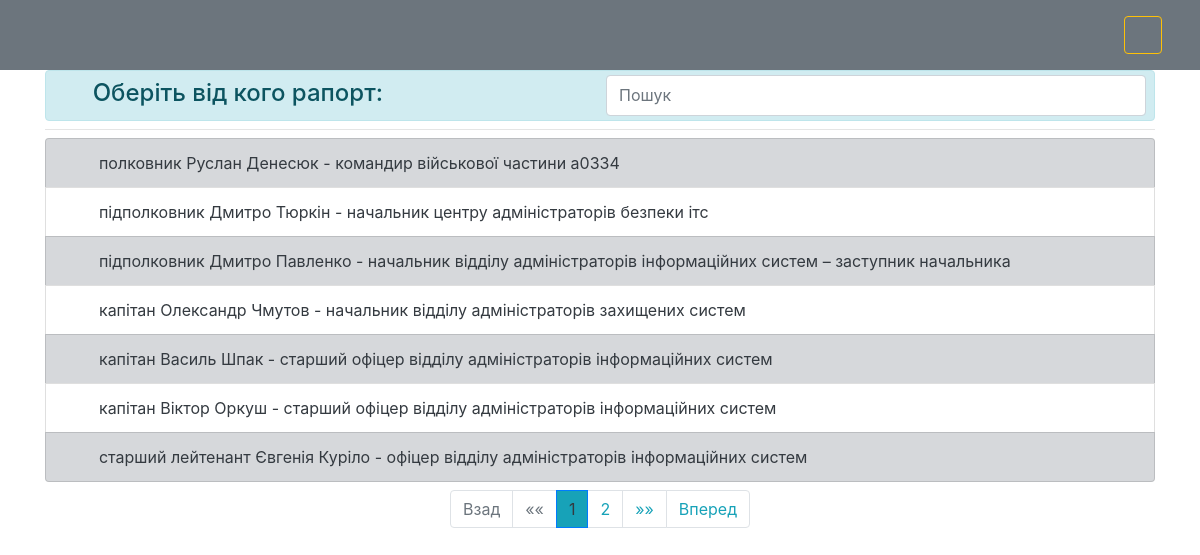
The app's page /serviceman_list with its own data.
### reports/models.py (models this page shows, shortened)
class Serviceman(models.Model):
    first_name = models.CharField(max_length=255, verbose_name="Ім'я")
    last_name = models.CharField(max_length=255, verbose_name="Прізвище")
    to_first_name = models.CharField(max_length=255, verbose_name="Ім'я, давальний відмінок (Петру, Євгенії, Дмитру...)")
    to_last_name = models.CharField(max_length=255, verbose_name="Прізвище, давальний відмінок (Яцуку, Куріло, Павленку...)")
    for_first_name = models.CharField(max_length=255, verbose_name="Ім'я, знахідний відмінок (Петра, Євгенії, Дмитра...)")
    for_last_name = models.CharField(max_length=255, verbose_name="Прізвище, знахідний відмінок (Яцука, Куріло, Павленка...)")
    rank = models.ForeignKey('Rank', on_delete=models.DO_NOTHING, verbose_name="військове звання")
    unit = models.ForeignKey('Unit', on_delete=models.DO_NOTHING, verbose_name="Підрозділ")
    position = models.ForeignKey('Position', on_delete=models.DO_NOTHING, null=True, verbose_name="Посада")
    class Meta:
        verbose_name = "Військовослужбовці__"
        verbose_name_plural = "Військовослужбовці"

class Rank(models.Model):
    name = models.CharField(max_length=255, verbose_name="військове звання (полковник, лейтенант..)")
    to_name = models.CharField(max_length=255, blank=True, null=True, verbose_name="військове звання, давальний відмінок (полковнику, лейтенанту..)")
    for_name = models.CharField(max_length=255, blank=True, null=True, verbose_name="військове звання, знахідний відмінок (полковника, лейтенанта..)")
    def __str__(self):
        return self.name
    class Meta:
        verbose_name = "Військові звання__"
        verbose_name_plural = "Військові звання"

class Position(models.Model):
    position_title = models.CharField(max_length=255, verbose_name="посада (офіцер, старший офіцер, начальник)")
    position_tail = models.CharField(max_length=255, default='', blank=True, verbose_name="додаткова посада. Наприклад:(заступник начальника, перший заступник командира...)  !!! назву підрозділу НЕ ВКАЗУВАТИ  !!!")
    unit = models.ForeignKey('Unit', on_delete=models.DO_NOTHING, verbose_name="підрозділ")
    supervisor = models.BooleanField(default=False, blank=True, null=True, verbose_name="командир/начальник підрозділу")
    temp_supervisor = models.BooleanField(default=False, blank=True, null=True, verbose_name="тимчасово виконуючий обов'язки командира/начальника")
    def __str__(self):
        if self.temp_supervisor:
            pos_result = "Тимчасово виконуючий обов'язки\n" + self.position_title.split()[0] + "а"
        else:
            pos_result = self.position_title[0].capitalize() + self.position_title[1:]
        pos_result += " " + self.unit.name
        if len(self.position_tail) > 0:
            pos_result += " – " + self.position_tail
        return pos_result
    class Meta:
        verbose_name = "Посада__"
        verbose_name_plural = "Посади"

class Unit(models.Model):
    name = models.CharField(max_length=255, verbose_name="назва підрозділу в РОДОВОМУ відміноку (відділу аналізу інцидентів кібернетичної безпеки)")
    parent_unit = models.ForeignKey('self', on_delete=models.CASCADE, null=True, blank=True, verbose_name="вищій підрозділ (віддліл->центр->..)")
    class Meta:
        verbose_name = "Підрозділ"
        verbose_name_plural = "Підрозділи"

### reports/views.py (the view)
# urls.py: path('serviceman_list', views.serviceman_list_view, name='users'),
def serviceman_list_view(request):
    serviceman_list = Serviceman.objects.all().order_by('id')
    paginator = Paginator(serviceman_list, 7)
    page_number = request.GET.get('page')
    page_obj = paginator.get_page(page_number)
    context = {
        'serviceman_list': page_obj
    }
    return render(request, 'reports/serviceman_list.html', context)

### reports/templates/reports/serviceman_list.html (shortened to what this page needs)
{% extends 'reports/base.html' %}
{% block content %}
    <div class="alert alert-info align-items-center my-0 py-0 pr-2" role="alert">
        <div class="form-group row my-1">
            <div class="col-12 d-flex">
                <h4 class="mr-auto mt-1"><i class="fas fa-address-book mr-2"></i>Оберіть від кого рапорт:</h4>
                <input type="search" id="search_input" class="form-control w-50" placeholder="Пошук">
            </div>
        </div>
    </div>
    <hr class="my-2">
    <div id="main-users">
        <ul class="list-group">
            {% for serviceman in serviceman_list %}
                <li class="list-group-item {% cycle 'list-group-item-secondary' '' %}">
                    <a class="text-dark"
                       href="{% url 'reports:edit_service_members_chain' serviceman_id=serviceman.id %}">
                        <span><i class="fas fa-angle-right mr-3"></i></span>
                        {{ serviceman.rank }} {{ serviceman.first_name|title }}
                        {{ serviceman.last_name|title }} - {{ serviceman.position|lower }}</a>
                </li>
            {% endfor %}
        </ul>
    </div>
    <nav id="navigator" aria-label="PAGES NAVIGATION" class="mt-2">
        {% if serviceman_list.has_other_pages %}
            <ul class="pagination justify-content-center">
                {% if serviceman_list.has_previous %}
                    <li class="page-item"><a class="page-link text-info"
                                             href="?page={{ serviceman_list.previous_page_number }}">Взад</a>
                    </li>
                    <li class="page-item"><a class="page-link text-info"
                                             href="?page=1">&laquo;&laquo;</a>
                    </li>
                {% else %}
                    <li class="page-item disabled"><a class="page-link" href="#">Взад</a></li>
                    <li class="page-item disabled"><a class="page-link" href="#">&laquo;&laquo;</a></li>
                {% endif %}
                {% for i in serviceman_list.paginator.page_range %}
                    {% if i == serviceman_list.number %}
                        <li class="page-item active">
                            <span class="page-link text-dark bg-info">{{ serviceman_list.number }}</span>
                        </li>
                    {% else %}
                        <li class="page-item">
                            <a class="page-link text-info"
                               href="?page={{ i }}">{{ i }}</a>
                        </li>
                    {% endif %}
                {% endfor %}
                {% if serviceman_list.has_next %}
                    <li class="page-item"><a class="page-link text-info"
                                             href="?page={{ serviceman_list.paginator.num_pages }}">&raquo;&raquo;</a>
                    </li>
                    <li class="page-item"><a class="page-link text-info"
                                             href="?page={{ serviceman_list.next_page_number }}">Вперед</a>
                    </li>
                {% else %}
                    <li class="page-item disabled"><a class="page-link" href="#">&raquo;&raquo;</a></li>
                    <li class="page-item disabled"><a class="page-link" href="#">Вперед</a></li>
                {% endif %}
            </ul>
        {% endif %}
    </nav>
{% endblock %}

### reports/static/custom-css/custom_styles.css (style rules this page uses)
body { padding-top: 70px; }

### records on screen
Serviceman: rank "полковник", first_name "Руслан", last_name "Денесюк", position "командир військової частини а0334"
Serviceman: rank "підполковник", first_name "Дмитро", last_name "Тюркін", position "начальник центру адміністраторів безпеки ітс"
Serviceman: rank "підполковник", first_name "Дмитро", last_name "Павленко", position "начальник відділу адміністраторів інформаційних систем – заступник начальника"
Serviceman: rank "капітан", first_name "Олександр", last_name "Чмутов", position "начальник відділу адміністраторів захищених систем"
Serviceman: rank "капітан", first_name "Василь", last_name "Шпак", position "старший офіцер відділу адміністраторів інформаційних систем"
Serviceman: rank "капітан", first_name "Віктор", last_name "Оркуш", position "старший офіцер відділу адміністраторів інформаційних систем"
Serviceman: rank "старший лейтенант", first_name "Євгенія", last_name "Куріло", position "офіцер відділу адміністраторів інформаційних систем"

### other values on screen
{{ serviceman_list.number }} "1"
{{ i }} "2"
